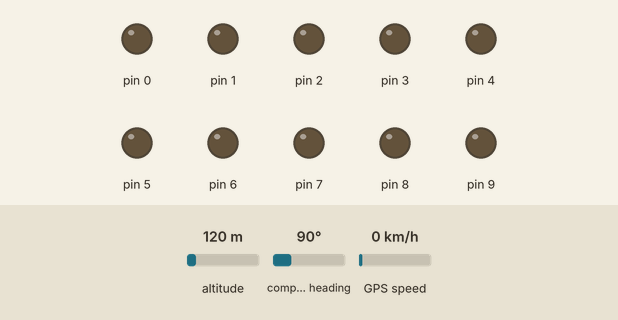
Recording of a sketch running on a simulated Arduino Mega 2560, built with avr-gcc and run on an emulated ATmega2560. On the bench: output pins drawn as LEDs (lit = HIGH). Inputs (shaded band) come from the test bench; at power-on: altitude 120 m, compass heading 90°, GPS speed 0 km/h. The GPS gets a fix after 3 s at 37.7749, -122.4194 with 8 satellites.

Above: at 0.1 s.
At 4.1 s:
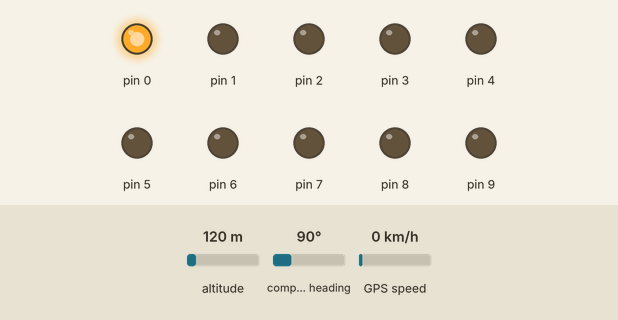
Timing chart, 0 to 5.6 s (numbered marks = the images above):
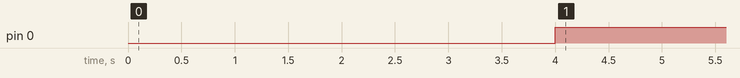

Measured:
- by itself, pin 0: LOW → HIGH at 4.0 s

The sketch:

flora_pokehaji.ino
```cpp
#include <Adafruit_GPS.h>
#include <SoftwareSerial.h>
Adafruit_GPS GPS(&Serial1);

uint32_t timer = millis();

void setup()
{
  // PIN Setting
  for(int i=0; i < 10; i++){
    pinMode(i, OUTPUT);
  }

  // GPS Initialize
  GPS.begin(9600);
  GPS.sendCommand(PMTK_SET_NMEA_OUTPUT_RMCGGA);
  GPS.sendCommand(PMTK_SET_NMEA_UPDATE_1HZ);

  delay(1000);

  // ??
  Serial1.println(PMTK_Q_RELEASE);
}

void loop()
{
  char c = GPS.read();

  if (GPS.newNMEAreceived()) {
    if (!GPS.parse(GPS.lastNMEA())) return;
  }

  // Timer
  if (timer > millis())
    timer = millis();


  // Main
  if (millis() - timer > 2000) {
    timer = millis();

    // GPS is Correct?
    // GPS Fix -> 1
    // GPS UnFix -> 0
    Serial.print("Fix: ");
    Serial.println((int)GPS.fix);

    if(GPS.fix){
      // Get altitude
      int alt = GPS.altitude;

      // Takaosan height is 599.
      // 10 LED point
      int a = 600 / 10;

      // LED
      if(alt > 0 || alt < a){ // 1
        digitalWrite(0, HIGH);
        led_off(0);
      } else if (alt >= a || alt < a*2 ) { // 2
        digitalWrite(1, HIGH);
        led_off(1);
      } else if (alt >= a*2 || alt < a*3 ) { // 3
        digitalWrite(2, HIGH);
        led_off(2);
      } else if (alt >= a*3 || alt < a*4 ) { // 4
        digitalWrite(3, HIGH);
        led_off(3);
      } else if (alt >= a*4 || alt < a*5 ) { // 5
        digitalWrite(4, HIGH);
        led_off(4);
      } else if (alt >= a*5 || alt < a*6 ) { // 6
        digitalWrite(5, HIGH);
        led_off(5);
      } else if (alt >= a*6 || alt < a*7 ) { // 7
        digitalWrite(6, HIGH);
        led_off(6);
      } else if (alt >= a*7 || alt < a*8 ) { // 8
        digitalWrite(7, HIGH);
        led_off(7);
      } else if (alt >= a*8 || alt < a*9 ) { // 9
        digitalWrite(8, HIGH);
        led_off(8);
      } else if(alt > a*9 ) { // 10
        digitalWrite(9, HIGH);
        led_off(9);
      } else {
        led_off(1000);
      }
    }
  }
}

// Turn off LEDs except one
void led_off(int n){
  for(int i=0; i<10; i++){
    if(i != n){
      digitalWrite(i, LOW);
    }
  }
}
```
